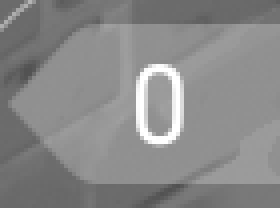
#> input picture watcher/fixtures/digit_0.png, 70 x 52 px (shown 4 times larger)
$ python -i banner.py   (imports and definitions only)
#> lines starting #> are read from the running program, lines starting #| are printed output that depends on the picture; after the words box and inside, x2 and y2 are one past the last pixel; in counts of white or black regions, pixels touching at a corner belong together
"""Reads the message card at the top of the HUD.

That one region carries more than the scoreline does. Across a match it shows
BUY PHASE with the round number and your side, SPIKE PLANTED, YOU HAVE THE
SPIKE, and the round result itself. The result banner is the valuable one: it
states who won directly, rather than making us infer it from a score that
changed.

Recognition is deliberately crude and works because the card is always drawn
at the same place in the same font. Each frame is reduced to a mask of its
bright glyph pixels - the same trick the score detector uses to survive being
drawn over the live world - and compared against stored masks by intersection
over union. No OCR, no font handling, no per-resolution work beyond the region
being expressed as a fraction of the screen.

Templates live in fixtures/banners/ and are cropped from real frames. To add
one, collect samples with `python -m watcher.collect`, find the frame, and run
`python -m watcher.banner --learn <label> <file>`.
"""

import argparse
from pathlib import Path

import numpy as np
from PIL import Image

TEMPLATE_DIR = Path(__file__).resolve().parent / "fixtures" / "banners"

# The message card, as fractions of the screen. Matches watcher.collect's
# "phase" region so collected samples can be used as templates directly.
BANNER_REGION = (0.3800, 0.1100, 0.2400, 0.1100)

# Measured on real frames: banner text clears 240 while even sunlit walls
# do not. At 195 the mask was 60% scenery and comparisons were meaningless.
BRIGHT_THRESHOLD = 240.0
# How much of a template's lettering must be present in the frame. Scoring
# by coverage rather than by intersection-over-union matters on bright maps:
# scenery that clears the brightness threshold adds ink the template does not
# have, which collapses IoU even when every letter lines up. In a live match
# that silently reduced the banner - the primary signal - to never firing.
MIN_COVERAGE = 0.60

# A frame where almost everything is bright carries no information; that is a
# white wall or a whiteout, not a message.
MAX_INK = 0.45
# A card with almost no bright pixels is an empty region, not a message.
# This was 0.02, set from template crops whose backgrounds happened to be
# bright. In a live match the region never once reached it, so classification
# was refused before any comparison happened and the banner never fired at
# all. Lettering alone is a small share of a card this size.
MIN_INK = 0.004

# Some messages share furniture - "YOU HAVE THE SPIKE" and "SPIKE PLANTED"
# draw the same icon beneath different words, and they mean opposite things.
# Rather than guess between two close matches, report nothing unless the best
# beats the runner-up by this margin.
MIN_MARGIN = 0.08


def to_mask(image: np.ndarray | Image.Image) -> np.ndarray:
    if isinstance(image, Image.Image):
        image = np.asarray(image.convert("L")).astype(np.float32)
    return image > BRIGHT_THRESHOLD


def coverage(frame_mask: np.ndarray, template: np.ndarray) -> float:
    """What fraction of the template's lettering the frame contains."""
    if frame_mask.shape != template.shape:
        return 0.0
    ink = int(template.sum())
    if ink == 0:
        return 0.0
    return float(np.logical_and(frame_mask, template).sum()) / ink


def load_templates() -> dict[str, np.ndarray]:
    if not TEMPLATE_DIR.exists():
        return {}
    templates = {}
    for path in sorted(TEMPLATE_DIR.glob("*.png")):
        templates[path.stem] = to_mask(Image.open(path))
    return templates


def classify(frame: np.ndarray | Image.Image,
             templates: dict[str, np.ndarray] | None = None) -> tuple[str | None, float]:
    """Best matching banner label, or (None, score) when nothing matches."""
    templates = load_templates() if templates is None else templates
    mask = to_mask(frame)

    if mask.mean() < MIN_INK or mask.mean() > MAX_INK:
        return None, 0.0

    scored = sorted(
        ((coverage(mask, template), label) for label, template in templates.items()),
        reverse=True,
    )
    if not scored:
        return None, 0.0

    best_score, best_label = scored[0]
    if best_score < MIN_COVERAGE:
        return None, best_score

    # two different messages scoring alike means we cannot tell them apart
    runner_up = next(
        (s for s, l in scored[1:] if l.split(".")[0] != best_label.split(".")[0]), 0.0
    )
    if best_score - runner_up < MIN_MARGIN:
        return None, best_score
    # templates are named like "won" or "buy_phase.2"; the suffix is just a
    # second example of the same message
    return best_label.split(".")[0], best_score


def learn(label: str, source: Path) -> Path:
    TEMPLATE_DIR.mkdir(parents=True, exist_ok=True)
    target = TEMPLATE_DIR / f"{label}.png"
    index = 2
    while target.exists():
        target = TEMPLATE_DIR / f"{label}.{index}.png"
        index += 1
    Image.open(source).convert("L").save(target)
    return target


def main() -> None:
    parser = argparse.ArgumentParser(description="Banner templates.")
    parser.add_argument("--learn", nargs=2, metavar=("LABEL", "FILE"),
                        help="store FILE as a template for LABEL")
    parser.add_argument("--test", metavar="FILE", help="classify one frame")
    parser.add_argument("--list", action="store_true", help="list known templates")
    args = parser.parse_args()

    if args.learn:
        label, file = args.learn
        print("stored", learn(label, Path(file)))
    elif args.test:
        label, score = classify(Image.open(args.test))
        print(f"{Path(args.test).name}: {label or 'no match'} ({score:.2f})")
    elif args.list:
        for name, mask in load_templates().items():
            print(f"  {name:20} {mask.shape}  ink={mask.mean():.3f}")
    else:
        parser.print_help()


# [2 lines not run here, left out]

>>> import cv2
>>> picture = cv2.imread('fixtures/digit_0.png', cv2.IMREAD_GRAYSCALE)
#> picture is the input picture: shape (52, 70); min 81, max 255, mean 136.8
>>> result = classify(picture)
#> in to_mask, `return image > BRIGHT_THRESHOLD`:
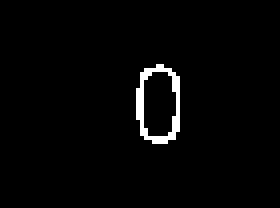
#> returned value: shape (52, 70) bool (shown 4 times larger); 2.1% white in thin lines or dots, all inside (x1, y1, x2, y2) = (34, 16, 45, 36)
#> in classify, `scored = sorted( ((coverage(mask, template), label) for label, templat..`: scored = []

$ run again, on watcher/fixtures/timer_warm.png
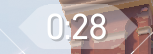
#> input picture watcher/fixtures/timer_warm.png, 153 x 54 px
#> `picture = cv2.imread('fixtures/digit_0.png', cv2.IMREAD_GRAYSCALE)`:
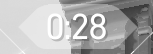
#> picture: shape (54, 153); min 52, max 255, mean 177.6
#> in to_mask, `return image > BRIGHT_THRESHOLD`:
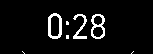
#> returned value: shape (54, 153) bool; 6% white in thin lines or dots, all inside (x1, y1, x2, y2) = (22, 13, 134, 54)
#> scored = []
